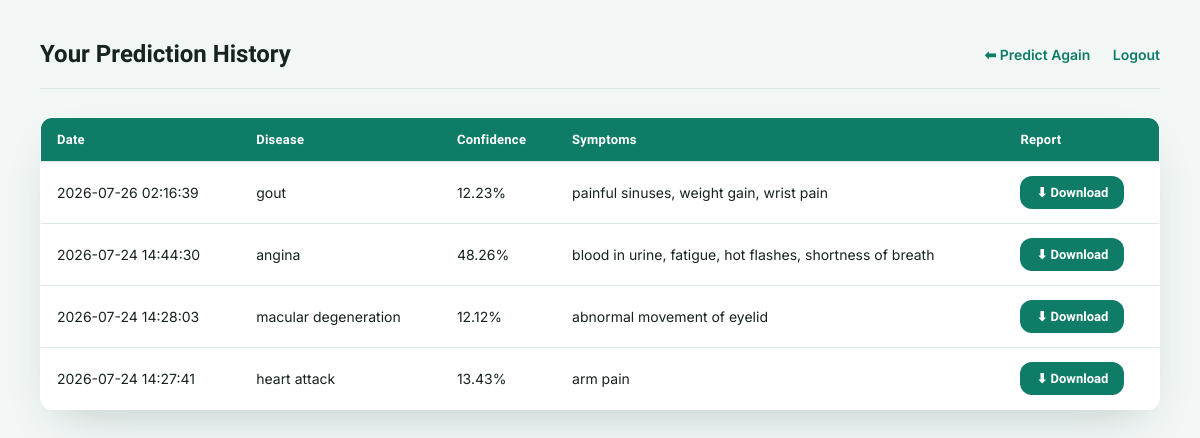
Screenshot of /history (signed in) with the database file from the repository.
### database/model.py (models this page shows, shortened)
class PredictionHistory(db.Model):
    __tablename__ = "prediction_history"
    id = db.Column(db.Integer, primary_key=True)
    user_id = db.Column(
        db.Integer,
        db.ForeignKey("users.id"),
        nullable=False
    )
    symptoms = db.Column(db.Text, nullable=False)
    predicted_disease = db.Column(
        db.String(150),
        nullable=False
    )
    confidence = db.Column(db.Float)
    prediction_date = db.Column(
        db.DateTime,
        server_default=db.func.now()
    )
    user = db.relationship(
    "User",
    backref=db.backref(
        "predictions",
        lazy=True,
        cascade="all, delete-orphan"
    )
)

### routes/auth.py (the view)
@auth.route("/history")
@login_required
def history():
    history = PredictionHistory.query.filter_by(
        user_id=current_user.id
    ).order_by(
        PredictionHistory.prediction_date.desc()
    ).all()
    return render_template(
        "user/history.html",
        history=history
    )

### app.py (called while the page is built)
@login_manager.user_loader
def load_user(user_id):
    return User.query.get(int(user_id))

### templates/user/history.html (shortened to what this page needs)
<!DOCTYPE html>
<html lang="en">
<head>
    <link rel="stylesheet" href="{{ url_for('static', filename='css/dashboard.css') }}">
</head>
<body>
<div class="navbar">
    <h2>Your Prediction History</h2>
    <div>
        <a href="{{ url_for('prediction.home') }}">⬅ Predict Again</a>
        <a href="{{ url_for('auth.logout') }}">Logout</a>
    </div>
</div>
<table>
    <tr>
        <th>Date</th>
        <th>Disease</th>
        <th>Confidence</th>
        <th>Symptoms</th>
        <th>Report</th>
    </tr>
    {% for item in history %}
    <tr>
        <td>{{ item.prediction_date }}</td>
        <td>{{ item.predicted_disease }}</td>
        <td>{{ item.confidence }}%</td>
        <td>{{ item.symptoms }}</td>
        <td><a class="btn" href="{{ url_for('reports.download_report', history_id=item.id) }}">⬇ Download</a></td>
    </tr>
    {% endfor %}
</table>
</body>
</html>

### static/css/dashboard.css (style rules this page uses)
:root { --bg: #f2f7f6; --surface: #ffffff; --primary: #0e7c66; --primary-dark: #095b4b; --accent: #e8895c; --danger: #d64545; --danger-dark: #b3352f; --text: #16231f; --muted: #64766f; --border: #dce8e4; --radius-lg: 20px; --radius-md: 12px; --shadow: 0 20px 45px -20px rgba(14, 55, 46, 0.25); }
* { box-sizing: border-box; }
body { font-family: 'Inter', -apple-system, Arial, sans-serif; background: var(--bg); color: var(--text); margin: 0; padding: 40px; }
h2, h3 { font-family: 'Sora', sans-serif; }
.navbar { display: flex; justify-content: space-between; align-items: center; margin-bottom: 28px; padding-bottom: 20px; border-bottom: 1px solid var(--border); }
.navbar h2 { margin: 0; font-weight: 700; color: var(--text); }
.navbar a { color: var(--primary); text-decoration: none; margin-left: 18px; font-weight: 600; font-size: 14px; transition: color 0.15s ease; }
table { width: 100%; border-collapse: collapse; background: var(--surface); border-radius: var(--radius-md); overflow: hidden; box-shadow: var(--shadow); border: 1px solid var(--border); }
th, td { border-bottom: 1px solid var(--border); padding: 14px 16px; text-align: left; font-size: 14px; }
th { background: var(--primary); color: #fff; font-family: 'Sora', sans-serif; font-weight: 700; font-size: 13px; letter-spacing: 0.02em; }
tr:last-child td { border-bottom: none; }
.btn { display: inline-block; padding: 9px 16px; background: var(--primary); color: #fff; border-radius: var(--radius-md); text-decoration: none; font-family: 'Sora', sans-serif; font-weight: 700; font-size: 13px; transition: background 0.15s ease, transform 0.15s ease; }

### rows the page displays
PredictionHistory: prediction_date "2026-07-26 02:16:39", predicted_disease "gout", confidence "12.23", symptoms "painful sinuses, weight gain, wrist pain"
PredictionHistory: prediction_date "2026-07-24 14:44:30", predicted_disease "angina", confidence "48.26", symptoms "blood in urine, fatigue, hot flashes, shortness of breath"
PredictionHistory: prediction_date "2026-07-24 14:28:03", predicted_disease "macular degeneration", confidence "12.12", symptoms "abnormal movement of eyelid"
PredictionHistory: prediction_date "2026-07-24 14:27:41", predicted_disease "heart attack", confidence "13.43", symptoms "arm pain"
